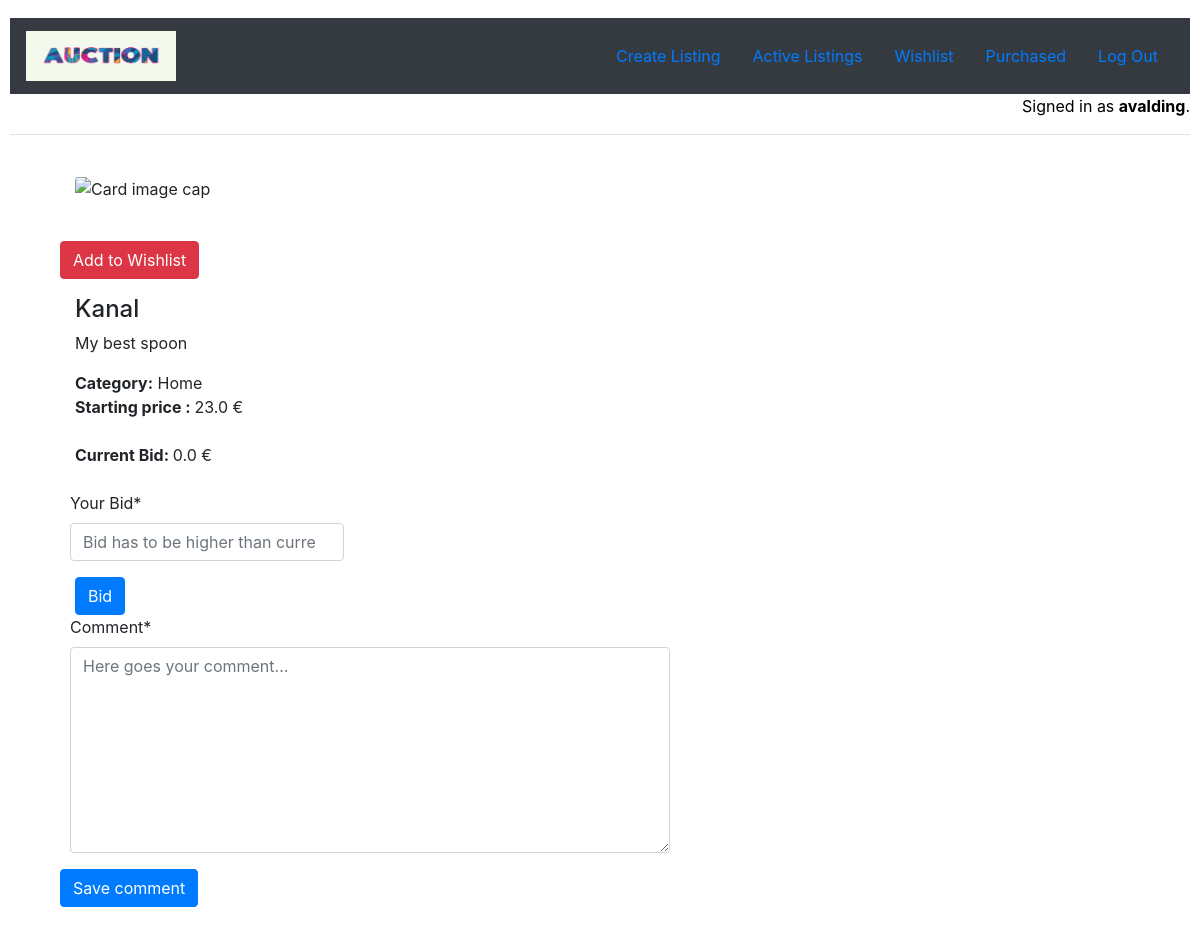
Before: /details/7 (signed in) with the older database file.
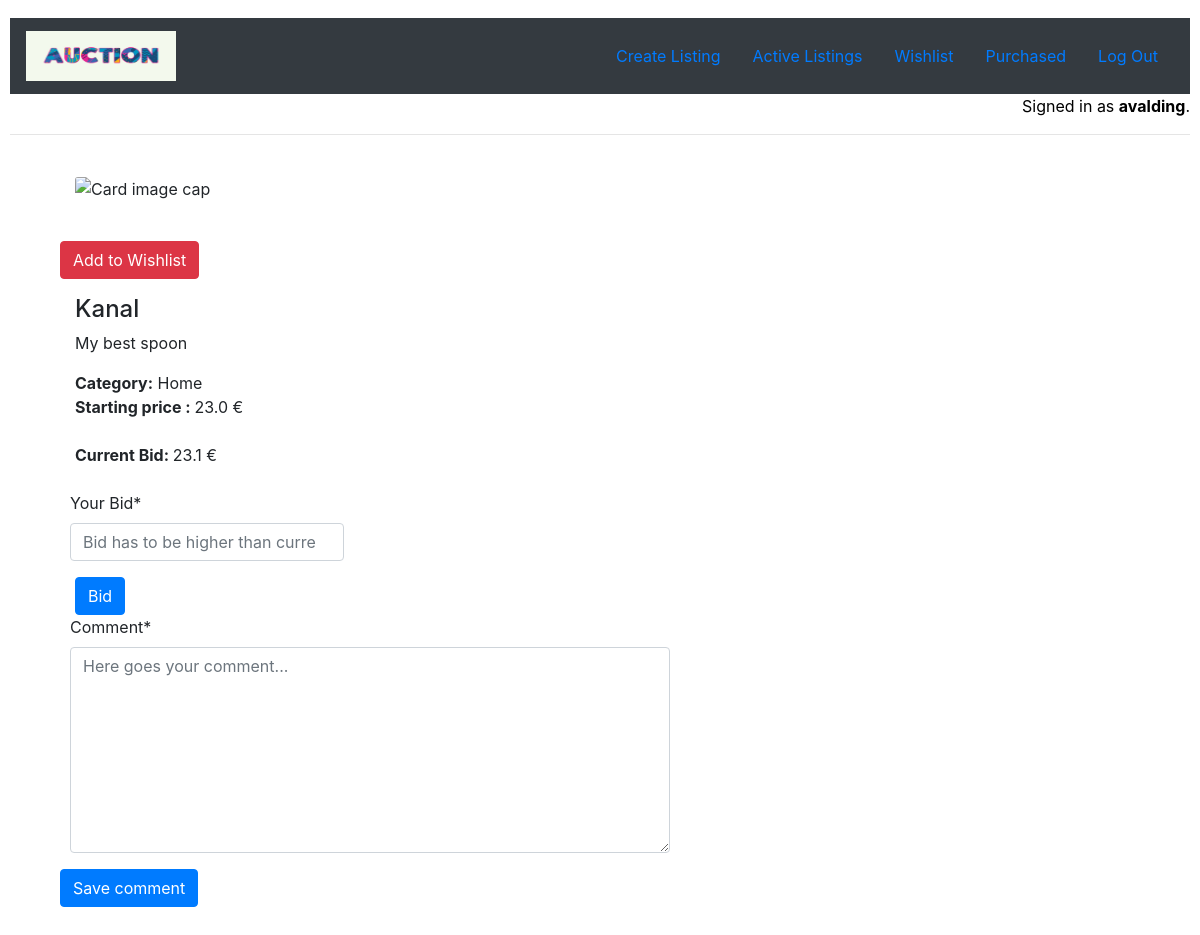
After: the same page with the newer database file.
### auctions/models.py (models this page shows, shortened)
class AuctionListing(models.Model):
    NotDefined = "NotDefined"
    CATEGORIES = (
        (NotDefined, "Not defined"),
        ("Fashion", "Fashion"),
        ("Toys", "Toys"),
        ("Electronics", "Electronics"),
        ("Home", "Home"),
        ("Car", "Car"),
        ("Travel", "Travel"),
        ("Fun", "Fun"),
    )
    item = models.CharField(max_length=125)
    description = models.CharField(blank=True, max_length=300)
    category = models.CharField(max_length=25, choices=CATEGORIES)
    sold = models.BooleanField()
    price = models.FloatField(validators=[MinValueValidator(0.01)])
    image = models.CharField(blank=True, max_length=250)
    itemAdded = models.DateTimeField(auto_now_add=True)
    startingBid = models.FloatField(default=0, validators=[MinValueValidator(0.01)])
    bidWinner = models.CharField(default=None, null=True, blank=True, max_length=60)
    createdBy = models.ForeignKey(User, null=True, blank=True, on_delete=models.DO_NOTHING)

class Bid(models.Model):
    currentBid = models.FloatField(blank=True, default=None, null=True)
    nextBid = models.FloatField(blank=True, default=None, null=True)
    bidTime = models.DateTimeField(auto_now=True)
    item = models.ForeignKey(AuctionListing, default=None, null=True, blank=True, on_delete=models.DO_NOTHING)
    user = models.ForeignKey(User, null=True, blank=True, on_delete=models.DO_NOTHING)

### auctions/views.py (the view)
# urls.py: path("details/<int:item_id>", views.details, name="details"),
@login_required
def details(request, item_id):
    item = AuctionListing.objects.get(pk=item_id)
    createdBy = item.createdBy
    form = CommentForm()
    bidForm = BidForm()
    user = request.user
    currentUser = str(user)
    bid = Bid.objects.filter(item__id=item_id)
    currentBid = 0
    if not bid:
        currentBid = item.startingBid
    else:
        currentBid = bid[0].currentBid
    wish = WishList.objects.filter(Q(item=item_id)&Q(user=user))
    comments = Comment.objects.filter(item=item_id)
    return render(request, "auctions/details.html", {
        "item": item, "form": form,
        "comments": comments, "wish": wish,
        "currentBid": currentBid, "bidForm": bidForm,
        "createdBy": createdBy, "currentUser": currentUser
    })

### auctions/views.py
class CommentForm(forms.ModelForm):
    class Meta:
        model = Comment
        exclude = ['time']
        widgets = {
            'comment': Textarea(attrs={'cols': 100, 'rows': 8}),
        }
    def __init__(self, *args, **kwargs):
        super().__init__(*args, **kwargs)
        self.fields['comment'].required = True
        self.fields["comment"].widget.attrs["placeholder"] = "Here goes your comment..."
        self.helper = FormHelper()
        self.helper.layout = Layout(
            Row(
            'comment', css_class='form-group col-md-7 mb-0',
            ),
            Submit('submit', 'Save comment')
        )

### auctions/models.py (called while the page is built)
    def __str__(self):
        return f"{self.username}"

### auctions/templates/auctions/details.html (shortened to what this page needs)
{% extends "auctions/layout.html" %}
{% load crispy_forms_tags%}
{% block body %}
    <div class="container bootdey">
        <div class="col-md-12">
        <section class="panel">
              <div class="panel-body">
                  <div class="col-md-6">
                    <br>
                    {% if item.image %}
                      <div class="pro-img-list">
                        <img class="card-img-top" src={{ item.image }} alt="Card image cap">
                      </div>
                      {% else %}
                        {% load static %}
                    {% endif %}
                  </div>
                  <br>
                  {% if wish %}
                      <p>
                        <form action="{% url 'removeFromWishlist' item.id %}" method="post">
                          {% csrf_token %}
                          <button  class="btn btn-round btn-danger" type="submit"><i class="fa fa-shopping-cart"></i>Remove from Wishlist</button>
                        </form>
                      </p>
                      {% else %}
                      <p>
                        <form action="{% url 'addToWishlist' item.id %}"  method="post">
                          <button  class="btn btn-round btn-danger" type="submit"> Add to Wishlist</button>
                        </form>
                      </p>
                      {% endif %}
                  <div class="col-md-6">
                      <h4 class="pro-d-title">
                        {{item.item}}
                      </h4>
                      <p>
                        {{item.description}}
                      </p>
                      <div class="product_meta">
                          <span class="posted_in"> <strong>Category:</strong> {{item.category}} </span>
                      </div>
                      <div class="m-bot15"> <strong>Starting price : </strong> <span class="pro-price"> {{item.price}} €</span></div>
                      <br>
                      <div class="m-bot15"> <strong>Current Bid: </strong> <span class="pro-price"> {{ currentBid }} €</span></div>
                      <br>
                      {% ifequal request.user createdBy %}
                      <form action="{% url 'endBidding' item.id %}" method="post">
                        {% csrf_token %}
                        <button  class="btn btn-round btn-danger" type="submit"><i class="fa fa-shopping-cart"></i>End bidding</button>
                      </form>
                        {% else %}
                      <form action="{% url 'addBid' item.id %}" autocomplete="off" method="post">
                        {% crispy bidForm %}
                      </form>
                      {% endifequal %}
                  </div>
                  <form action="{% url 'comment' item.id %}" autocomplete="off" method="post">
                    {% crispy form %}
                    <br>
                </form>
                <br>
              </div>
          </section>
          </div>
          </div>
{% endblock %}

Changed rows visible on the page:
added Bid: currentBid "23.1"
Other visible differences:
{{ currentBid }}: "0.0" → "23.1"
